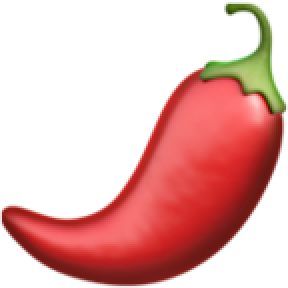
#> input picture UnicornHAT/hot-pepper.png, 144 x 144 px (shown 2 times larger)
$ python render_image_pixel-in.py hot-pepper.png
#> lines starting #> are read from the running program, lines starting #| are printed output that depends on the picture
#!/usr/bin/env python

import unicornhathd
import sys
import time
import random
import colorsys
import itertools
import PIL

unicornhathd.rotation(270)
#> (this line was passed over: unicornhathd is not available in this run)


from PIL import Image
with Image.open(sys.argv[1]) as im:
#> im is the input picture: PIL image 144x144 RGBA; mean R, G, B, A 82.1, 31, 26.3, 101.2
    src = im.load()
    xsize, ysize = im.size
#> xsize = 144; ysize = 144

    if xsize != ysize:
        print("Not a square image, cropping")
        if xsize > ysize:
            maxsize = ysize
        else:
            maxsize = xsize
        box = (0, 0, maxsize, maxsize)
        src = im.crop(box)
        print("cropping complete")
    else:
        maxsize = xsize
#> maxsize = 144

    if maxsize > 16:
        print("image too large, resizing")
        im.thumbnail([16, 16])
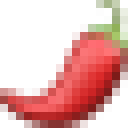
#> im: PIL image 16x16 RGBA (shown 8 times larger); mean R, G, B, A 93.1, 35.9, 29.1, 102; transparent parts drawn white
        src = im.load()


unicornhathd.brightness(0.5)
#> (this line was passed over: unicornhathd is not available in this run)
unique_pixels = []
for x in range(16):
    for y in range(16):
        unique_pixels.append([x, y])
random.shuffle(unique_pixels)
for x1, y1 in unique_pixels:
    srcPx = src[x1, y1]
    red = srcPx[0]
    green = srcPx[1]
    blue = srcPx[2]
#> (the run stopped early here; a loop or call above may not have finished)
